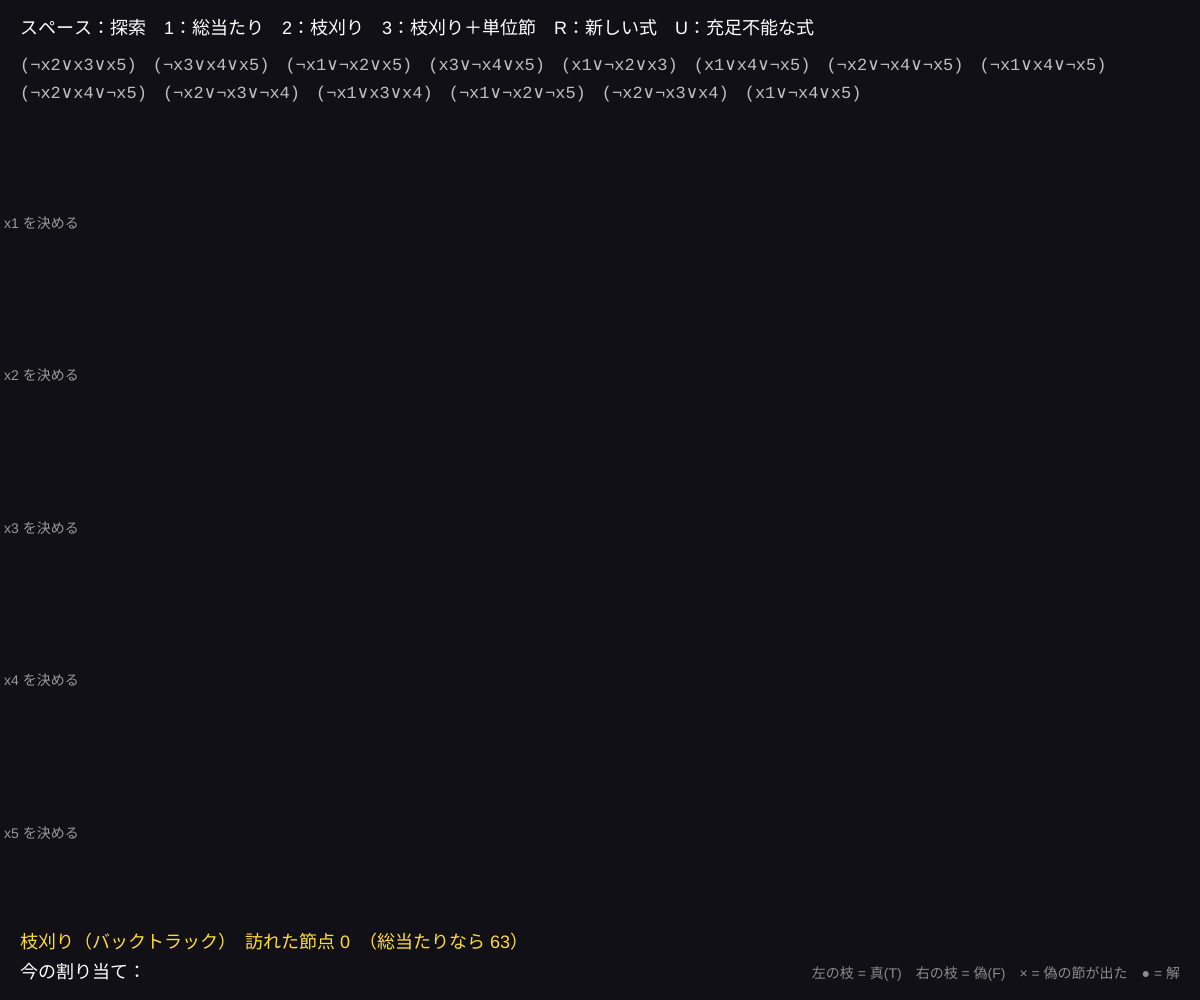
Frame 1 (no input)
Frame 60 (no input): identical to frame 1, image omitted
Frame 120 (the mouse pressed at the canvas centre since frame 60): identical to frame 1, image omitted

The p5.js sketch that drew this single still picture (run headless with seeded random() and noise() and a simulated clock; from frame 60 on, the mouse is pressed at the canvas centre):

// p5.js sketch
// ── sketch.js
// ============================================
// 03 SAT を探索木で解く
// 論理式（CNF：(x1 ∨ ¬x2 ∨ x3) ∧ … の形）を真にする変数の割り当てはある？
// 総当たりは 2ⁿ 枚の葉を全部見る。途中で「もう偽の節がある」と気づいたら枝を切る（バックトラック）
// さらに「残り 1 つで決まる節（単位節）」があれば迷わず進む（DPLL のアイデア）
// スペース：探索開始・一時停止 / 1：総当たり 2：枝刈り 3：枝刈り＋単位節 / R：新しい式 / U：充足不能な式
// ============================================

let nVars = 5;
let clauses = [];       // 例 [1, -2, 3] = (x1 ∨ ¬x2 ∨ x3)
let method = 2;
let gen = null, running = false;
let visited = [];       // { path, status }
let current = [];
let result = '';
let SPEED = 2;          // ★ 1 フレームに進める手数
let M_CLAUSES = 14;     // ★ R で作る節の数（多いほど充足不能になりやすい）

function setup() {
  createCanvas(windowWidth, windowHeight);
  colorMode(HSB, 360, 100, 100, 100);
  randomFormula();
}

function randomFormula() {
  nVars = 5; clauses = [];
  for (let c = 0; c < M_CLAUSES; c++) {
    let vs = shuffle([1, 2, 3, 4, 5]).slice(0, 3).sort();
    clauses.push(vs.map((v) => (random() < 0.5 ? v : -v)));
  }
  restart();
}
function unsatFormula() {
  nVars = 4; clauses = [];
  for (let m = 0; m < 8; m++) clauses.push([1, 2, 3].map((v, i) => ((m >> i) & 1 ? -v : v)));
  clauses.push([4, -1, 2]);
  restart();
}
function restart() { visited = []; current = []; result = ''; gen = solve([], 0); running = false; }

// 節の状態： 1 = 真, -1 = 偽（全部の文字が偽）, 0 = まだ決まらない
function clauseState(cl, a) {
  let open = false;
  for (let lit of cl) {
    let v = a[abs(lit) - 1];
    if (v === undefined) { open = true; continue; }
    if ((lit > 0) === v) return 1;
  }
  return open ? 0 : -1;
}
function forcedValue(a) { // 次の変数が単位節で決まるか
  let next = a.length + 1;
  for (let cl of clauses) {
    if (clauseState(cl, a) !== 0) continue;
    let un = cl.filter((lit) => a[abs(lit) - 1] === undefined);
    if (un.length === 1 && abs(un[0]) === next) return un[0] > 0;
  }
  return undefined;
}

function* solve(a, depth) {
  current = a.slice();
  let states = clauses.map((cl) => clauseState(cl, a));
  let conflict = states.includes(-1);
  if (a.length === nVars) {
    let ok = states.every((s) => s === 1);
    visited.push({ path: a.slice(), status: ok ? 'sat' : 'conflict' });
    yield;
    return ok;
  }
  if (conflict && method >= 2) { visited.push({ path: a.slice(), status: 'conflict' }); yield; return false; }
  visited.push({ path: a.slice(), status: 'open' });
  yield;
  let forced = method === 3 ? forcedValue(a) : undefined;
  for (let v of [true, false]) {
    if (forced !== undefined && v !== forced) { visited.push({ path: a.concat([v]), status: 'skip' }); continue; }
    if (yield* solve(a.concat([v]), depth + 1)) return true;
  }
  return false;
}

function draw() {
  background(260, 30, 9);
  if (running && gen) {
    for (let k = 0; k < SPEED; k++) {
      let r = gen.next();
      if (r.done) { running = false; gen = null; result = r.value ? '充足可能！ 割り当てを見つけた' : '充足不能（どの割り当てでも偽）'; break; }
    }
  }

  // ---- 式 ----
  textAlign(LEFT, BASELINE); fill(0, 0, 100); noStroke(); textSize(18);
  text('スペース：探索　1：総当たり　2：枝刈り　3：枝刈り＋単位節　R：新しい式　U：充足不能な式', 20, 34);
  let x = 20, y = 70;
  textSize(17); textFont('monospace');
  for (let i = 0; i < clauses.length; i++) {
    let st = clauseState(clauses[i], current);
    let s = '(' + clauses[i].map((l) => (l > 0 ? 'x' : '¬x') + abs(l)).join('∨') + ')';
    let w = textWidth(s) + 16;
    if (x + w > width - 20) { x = 20; y += 28; }
    fill(st === 1 ? color(130, 70, 90) : st === -1 ? color(0, 80, 100) : color(0, 0, 75));
    text(s, x, y);
    x += w;
  }
  textFont('sans-serif');

  // ---- 探索木 ----
  let top = y + 50, bottom = height - 90, L = 40, W = width - 80;
  let levelH = (bottom - top) / nVars;
  let P = (path) => {
    let idx = 0;
    for (let b of path) idx = idx * 2 + (b ? 0 : 1);
    return { x: L + ((idx + 0.5) / pow(2, path.length)) * W, y: top + path.length * levelH };
  };
  for (let v of visited) {
    if (v.path.length === 0) continue;
    let a = P(v.path.slice(0, -1)), b = P(v.path);
    stroke(v.status === 'skip' ? color(0, 0, 25) : v.path[v.path.length - 1] ? color(190, 60, 80) : color(30, 60, 80));
    strokeWeight(v.status === 'skip' ? 1 : 2);
    line(a.x, a.y, b.x, b.y);
  }
  for (let v of visited) {
    let p = P(v.path);
    noStroke();
    if (v.status === 'sat') { fill(120, 90, 100); circle(p.x, p.y, 20); }
    else if (v.status === 'conflict') { stroke(0, 90, 100); strokeWeight(3); line(p.x - 6, p.y - 6, p.x + 6, p.y + 6); line(p.x - 6, p.y + 6, p.x + 6, p.y - 6); }
    else if (v.status === 'skip') { fill(0, 0, 30); circle(p.x, p.y, 6); }
    else { fill(0, 0, 90); circle(p.x, p.y, 10); }
  }
  // 段のラベル
  noStroke(); fill(0, 0, 60); textSize(14); textAlign(LEFT, CENTER);
  for (let d = 0; d < nVars; d++) text('x' + (d + 1) + ' を決める', 4, top + (d + 0.5) * levelH);

  // ---- 状態 ----
  textAlign(LEFT, BASELINE); textSize(18);
  let names = ['', '総当たり', '枝刈り（バックトラック）', '枝刈り＋単位節（DPLL 風）'];
  fill(50, 80, 100);
  let work = visited.filter((v) => v.status !== 'skip').length;
  text(names[method] + '　訪れた節点 ' + work + '　（総当たりなら ' + (pow(2, nVars + 1) - 1) + '）', 20, height - 52);
  fill(0, 0, 100);
  text(result || ('今の割り当て：' + current.map((b, i) => 'x' + (i + 1) + '=' + (b ? 'T' : 'F')).join(' ')), 20, height - 22);
  fill(0, 0, 55); textSize(14); textAlign(RIGHT, BASELINE);
  text('左の枝 = 真(T)　右の枝 = 偽(F)　× = 偽の節が出た　● = 解', width - 20, height - 22);
}

function keyPressed() {
  if (key === ' ') { if (!gen) restart(); running = !running; }
  if (key >= '1' && key <= '3') { method = int(key); restart(); }
  if (key === 'r' || key === 'R') randomFormula();
  if (key === 'u' || key === 'U') unsatFormula();
}
function windowResized() { resizeCanvas(windowWidth, windowHeight); }

// ---------- やってみよう ----------
// 1. 同じ式で 1・2・3 を比べよう。訪れた節点はどれだけ減る？
// 2. U（充足不能）では全部調べないと「ない」と言えない。何節点かかる？
// 3. M_CLAUSES を 8 や 24 に。変数 5 個で節が何個をこえると充足不能が増える？（相転移：節/変数 ≈ 4.27）
